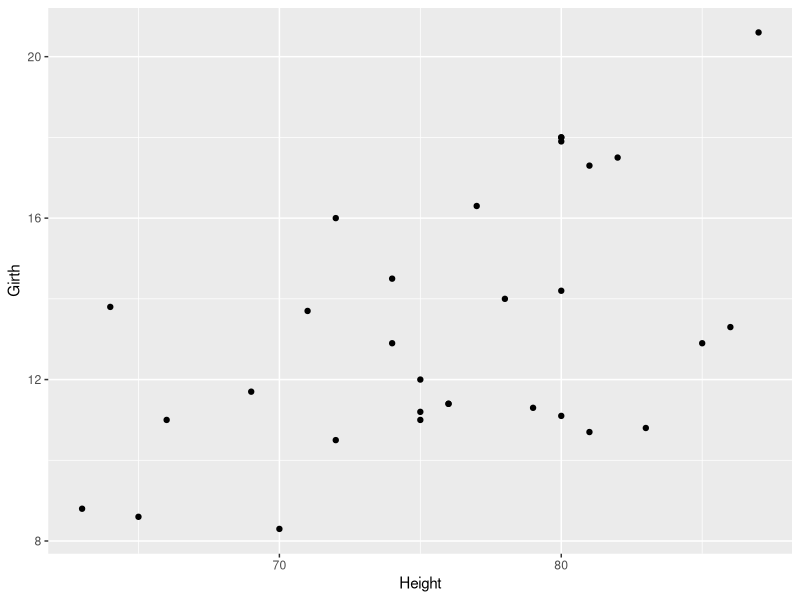
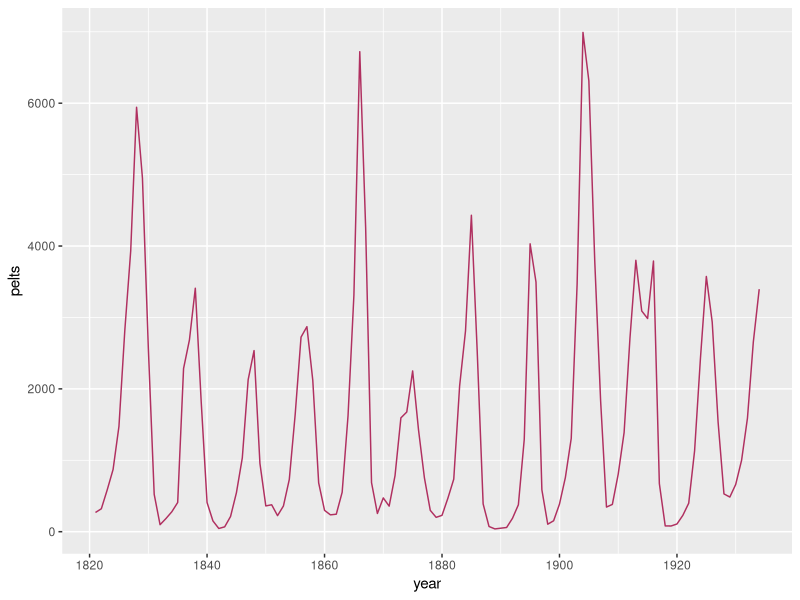
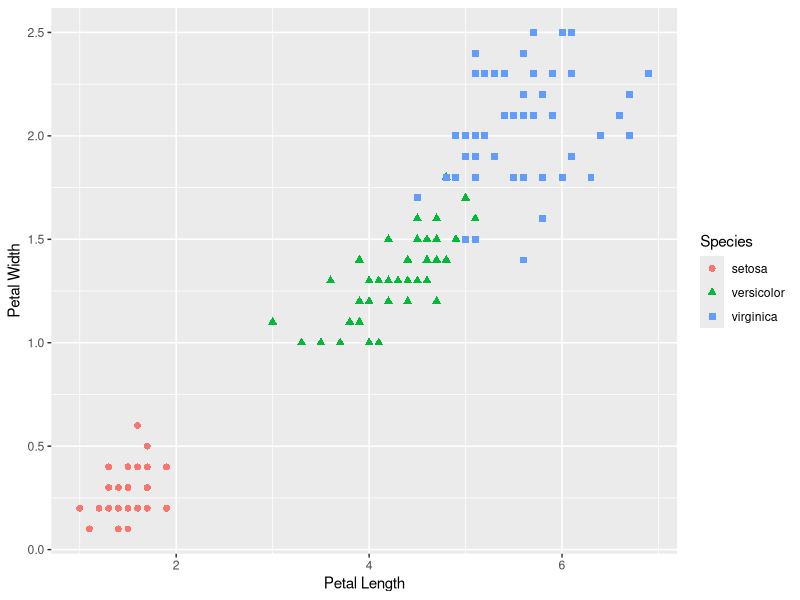
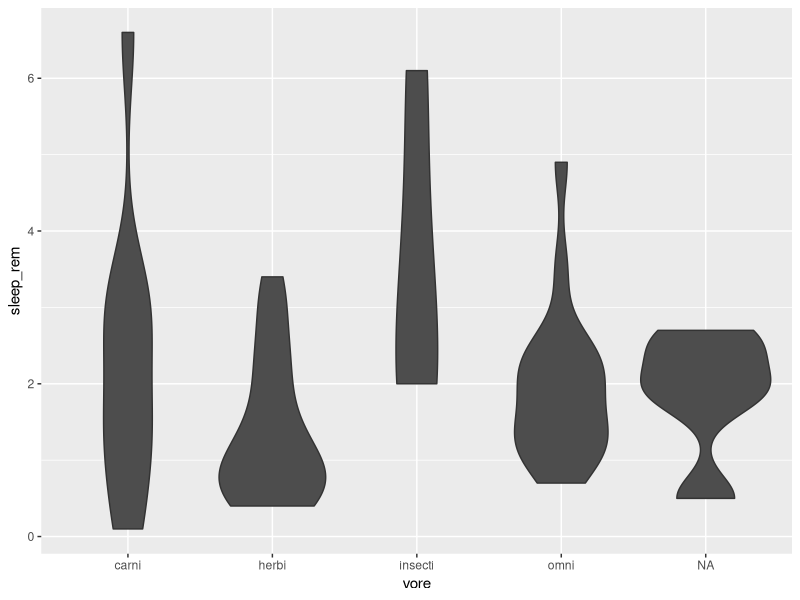
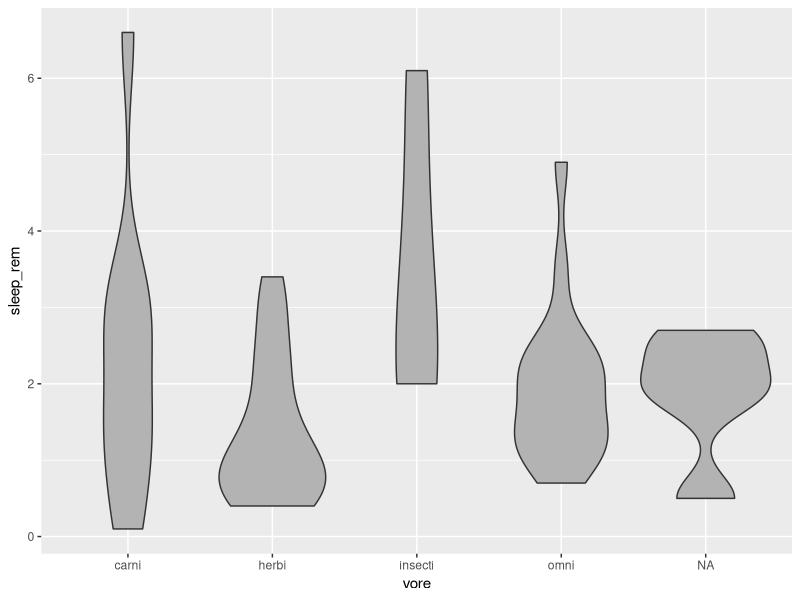
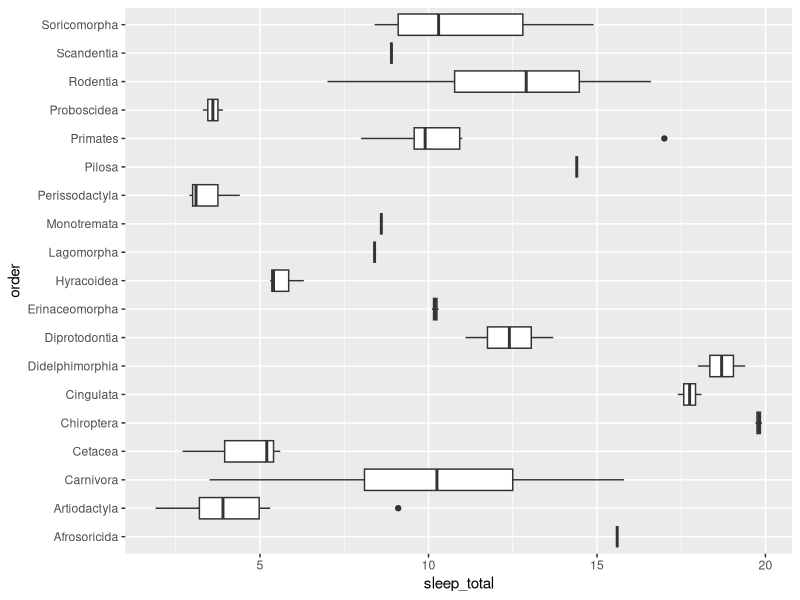
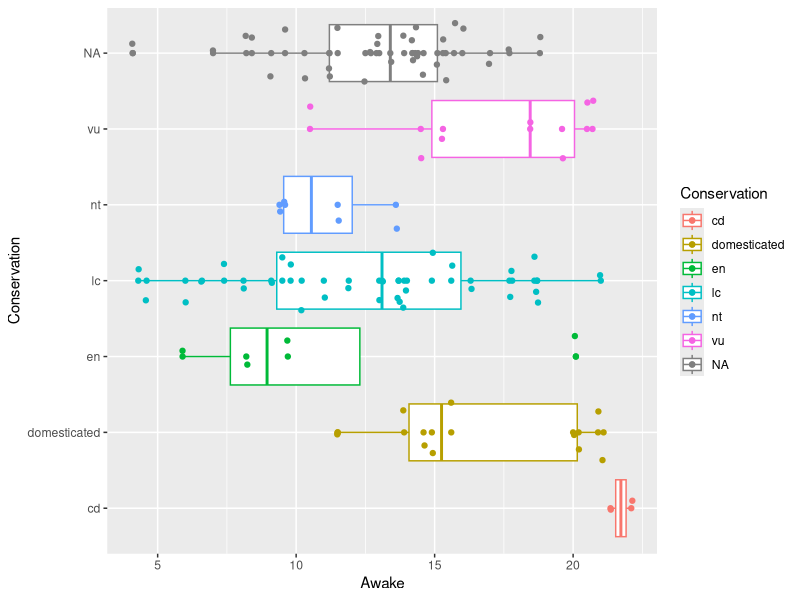
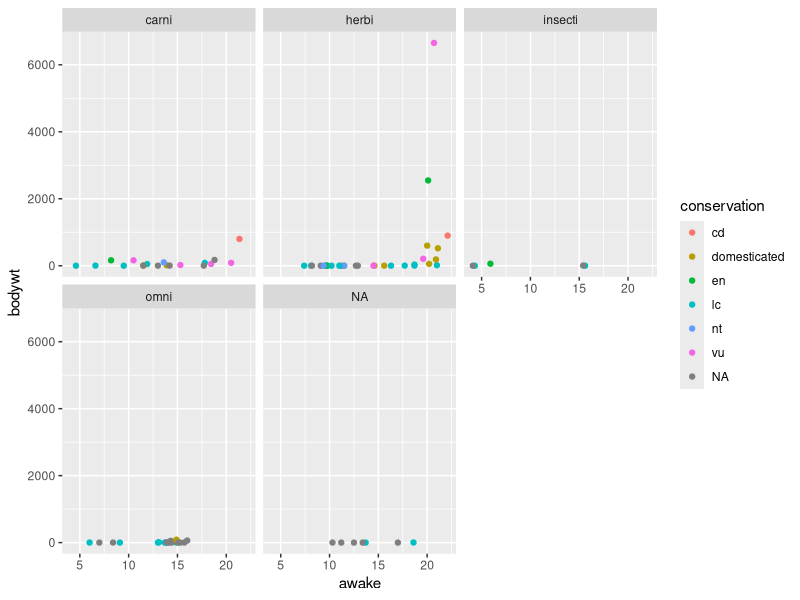

R code for these plots, in order:
## ---- chunk 1
library('tidyverse')
## ---- chunk 2
data(trees)
?trees
## ---- chunk 3
ggplot(data = trees) +
  geom_point(mapping = aes(x = Height, y = Girth))
## ---- chunk 4
year <- c(1821:1934)
## ---- chunk 5
class(lynx)
## ---- chunk 6
pelts <- as.vector(lynx)
## ---- chunk 7
lynx_pelts <- data.frame('year' = 1821:1934, 'pelts' = as.vector(lynx)) 
## ---- chunk 8
ggplot(data = lynx_pelts) +
  geom_line(mapping = aes(x = year, y = pelts), color = "maroon")
## ---- chunk 9
data("iris")
?iris
## ---- chunk 10
ggplot(data = iris) +
  geom_point(mapping = aes(x = Petal.Length, y = Petal.Width, color = Species, shape = Species), size = 2) + 
  labs(x = 'Petal Length', y = 'Petal Width')

## ---- chunk 11
data("msleep")
## ---- chunk 12
ggplot(data = msleep) +
  geom_violin(mapping = aes(x = vore, y = sleep_rem), fill = "gray30")
## ---- chunk 13
ggplot(data = msleep) +
  geom_violin(mapping = aes(x = vore, y = sleep_rem), fill = "gray70")
## ---- chunk 14
ggplot(data = msleep) +
  geom_boxplot(mapping = aes(x = order, y = sleep_total)) +
  coord_flip()
## ---- chunk 15
ggplot(data = msleep, mapping = aes(x = conservation, y = awake, color = conservation)) +
  geom_boxplot() +
  geom_point() +
  geom_jitter() +
  coord_flip() +
  labs(x = 'Conservation', y = 'Awake') +
  scale_color_discrete('Conservation')
## ---- chunk 16
ggplot(data = msleep) +
  geom_point(mapping = aes(x = awake, y = bodywt, color = conservation)) +
  facet_wrap(~ vore, nrow = 2)
## ---- chunk 17
ggplot(data = msleep) +
  geom_point(mapping = aes(x = awake, y = brainwt, color = vore))
